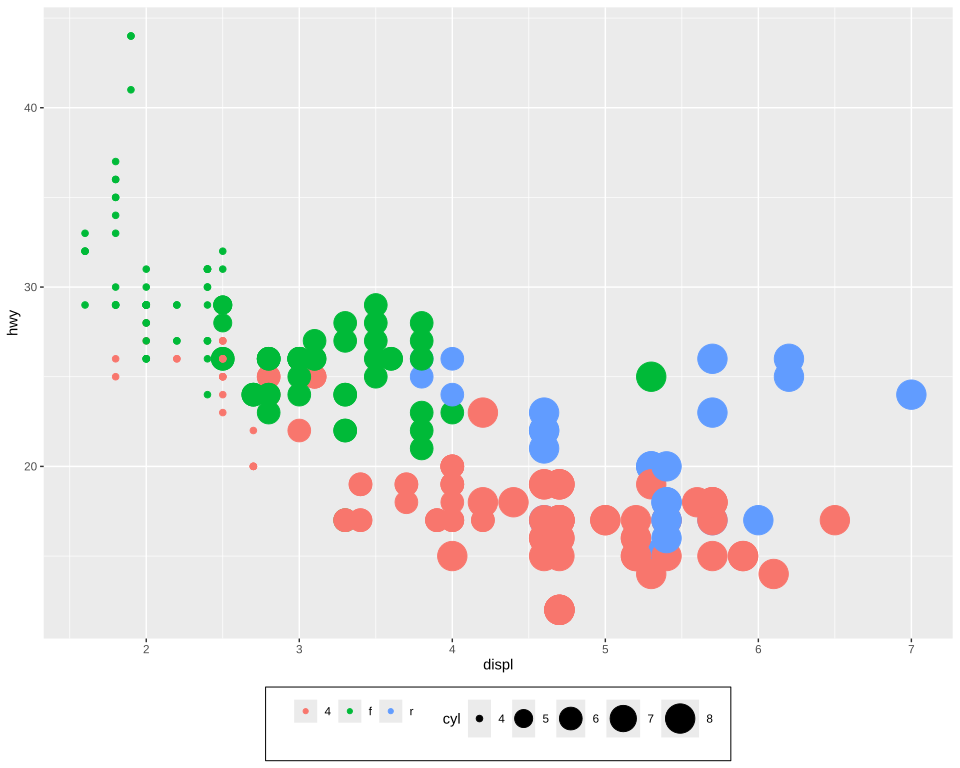

Write R code to recreate this figure.
# The plot test/golden/legend_bottom_box_margin.svg draws, drawn by ggplot2 itself, as ggplot2's own visual
# tests draw their snapshots: the independent check on that golden whenever it changes. The suite
# never runs this; it needs R, ggplot2 and vdiffr, saved as the Docker image giggly-r:ggplot2-4.0.3.
# From the repository's root:
#
#   docker run --rm -v "$PWD/test/golden":/golden:ro giggly-r:ggplot2-4.0.3 \
#     Rscript /golden/legend_bottom_box_margin.R > legend_bottom_box_margin.ggplot2.svg
#
# and compare the two drawings element by element, as test/golden/point.R describes.
#
# mpg's highway mileage against engine size by drive and cylinders below the panel: the colour
# legend with no title, its keys starting at the legend's margin, beside the size legend, whose
# points from 2 to 10 millimetres make some keys taller than the theme's and their row as tall as
# the tallest, in a box with a margin of a different width on each side and a background over it.
#
# First checked with ggplot2 4.0.3 and vdiffr 1.0.9: every element and clip path matches, and
# the one departure is test/golden/point.R's, the x axis drawn before the y.

library(ggplot2)

plot <- ggplot(mpg, aes(displ, hwy, colour = drv, size = cyl)) +
  geom_point() +
  scale_size(range = c(2, 10)) +
  labs(colour = NULL) +
  guides(colour = guide_legend(order = 1), size = guide_legend(order = 2)) +
  theme_gray() +
  theme(
    legend.position = "bottom",
    legend.box.margin = margin(4, 8, 12, 16),
    legend.box.background = element_rect()
  )

file <- tempfile(fileext = ".svg")
vdiffr::write_svg(plot, file)
cat(readLines(file), sep = "\n")
